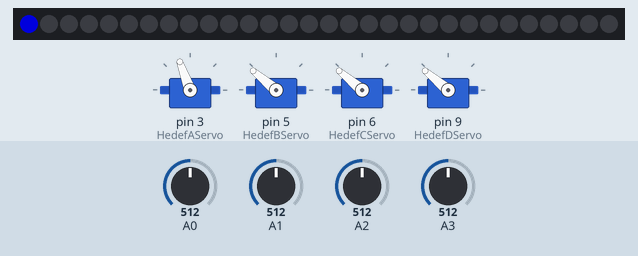
This sketch was run on a simulated Arduino Uno, built with avr-gcc and run on an emulated ATmega328P. On the bench: 4 × servo, 30 RGB LEDs in strip order, left to right. The inputs (shaded band) are chosen by the test bench; at power-on: A2 = 512, A3 = 512, A0 = 512, A1 = 512. Dim RGB values are drawn brighter than linear; random numbers use the default seed unless the sketch sets one.

Above: at 5.8 s.
5.9 s: A2 set to 891
8.5 s: A2 set to 915
At 9.13 s:
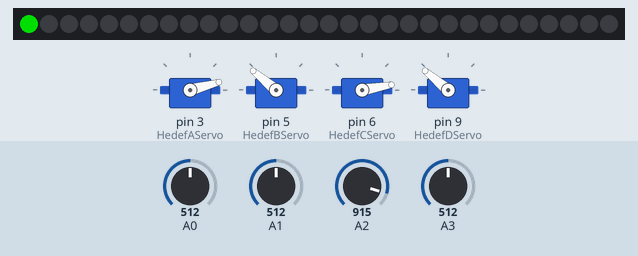
11.5 s: A3 set to 910
At 12.79 s:
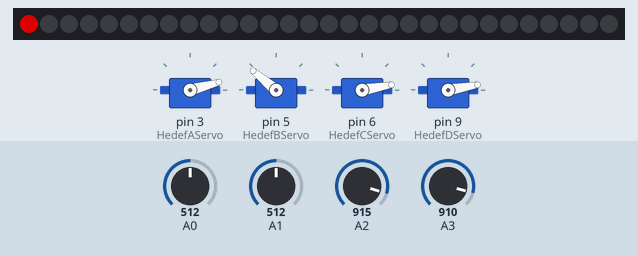
14.3 s: A0 set to 889
16.4 s: A0 set to 908
At 25.1 s:
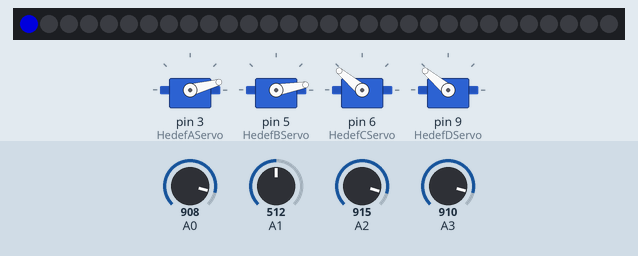
Timing chart, 0 to 26.6 s (numbered marks = the images above; inputs shaded):
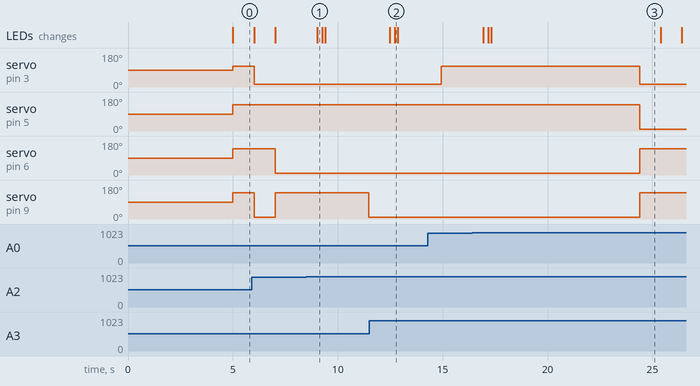

Measured:
- the behaviour switches between 899 and 900 on A2 (found by bisection; images 0 and 1)
- the behaviour switches between 899 and 900 on A0 (found by bisection; images 2 and 3)
- after the input at 8.5 s, servo on pin 9 (HedefDServo): 140° → 10° after 3.0 s; the LEDs: change after 0.51 s (image 1)
- after the input at 11.5 s, the LEDs: first change after 0.97 s (image 2 shows a later state)
- after the input at 16.4 s, servo on pin 3 (HedefAServo): 110° → 15° after 8.0 s; servo on pin 5 (HedefBServo): 140° → 10° after 8.0 s; servo on pin 6 (HedefCServo), servo on pin 9 (HedefDServo): 10° → 140° after 8.0 s; the LEDs: first change after 0.52 s (image 3 shows a later state)

The sketch:

AtisTalimiKod.ino
```cpp
#include <Servo.h>
#include <Adafruit_NeoPixel.h>

#define PIN        2
#define NUMPIXELS 30

Servo HedefAServo;
Servo HedefBServo;
Servo HedefCServo;
Servo HedefDServo;

int skor = 0;
int sayac = 0;

unsigned long ilkZaman;
unsigned long OncekiZaman = 0;

Adafruit_NeoPixel pixels(NUMPIXELS, PIN, NEO_GRB + NEO_KHZ800);
#define DELAYVAL 5

void setup(){
  pinMode(2,OUTPUT);
  HedefAServo.attach(3);
  HedefBServo.attach(5);
  HedefCServo.attach(6);
  HedefDServo.attach(9);
  randomSeed(analogRead(4));
  pixels.begin();
  pixels.show();
}

void loop(){
  delay(5000);
  ilkZaman = millis();
  oyun();
}

void oyun(){
while ((millis()-ilkZaman)<3000)
{
  int c=(millis()-ilkZaman)/1000;
pixels.setPixelColor(c,pixels.Color(0,0, 150));
  pixels.show();
HedefAServo.write(15);
HedefBServo.write(140);
HedefCServo.write(140);
HedefDServo.write(140);
OncekiZaman = millis();
int a = random(1,5);
if (a == 1){
  while (analogRead(0) < 900){
    HedefAServo.write(110);
    if((millis()-OncekiZaman) > 1000)
  oyun();
  } skor++;  kontrol();
}
if (a == 2) {
  while (analogRead(1) < 900){
    HedefBServo.write(10);
    if ((millis()- OncekiZaman) > 1000)
  oyun();
  }skor++;  kontrol();
}
if (a == 3){
  while (analogRead(2) <900){
    HedefCServo.write(10);
    if((millis()- OncekiZaman)>1000)
  oyun();
  }skor++;  kontrol();
}

if(a == 4){
  while (analogRead(3) <900){
    HedefDServo.write(10);
    if((millis()- OncekiZaman) > 1000)
  oyun();
  }skor++;  kontrol();
}

}sonSkor();

}

void kontrol(){
  if ((millis()- OncekiZaman) > 1000){
    pixels.setPixelColor(sayac,pixels.Color(150,0, 0));
    pixels.show();
    sayac++;
    if(sayac == 30){
      sonSkor();
    }
    else{oyun();}
  } else oyun();
}

void sonSkor(){
  pixels.clear();
  for (int y = 0; y<skor; y++)
  {
    pixels.setPixelColor(y, pixels.Color(0, 150, 0));
    pixels.show();
    delay(250);
  }

  pixels.clear();
  for (int y = 0; y < skor; y++){
    pixels.setPixelColor(y, pixels.Color(150, 0,0));
    pixels.show();
    delay(150);
  }

  pixels.clear();
  for (int y = 0;y < skor; y++){
    pixels.setPixelColor(y,pixels.Color(0, 0,150));
    pixels.show();
    delay(50);
  }
  delay(1000);
  sayac=0;
  skor=0;
}
```
